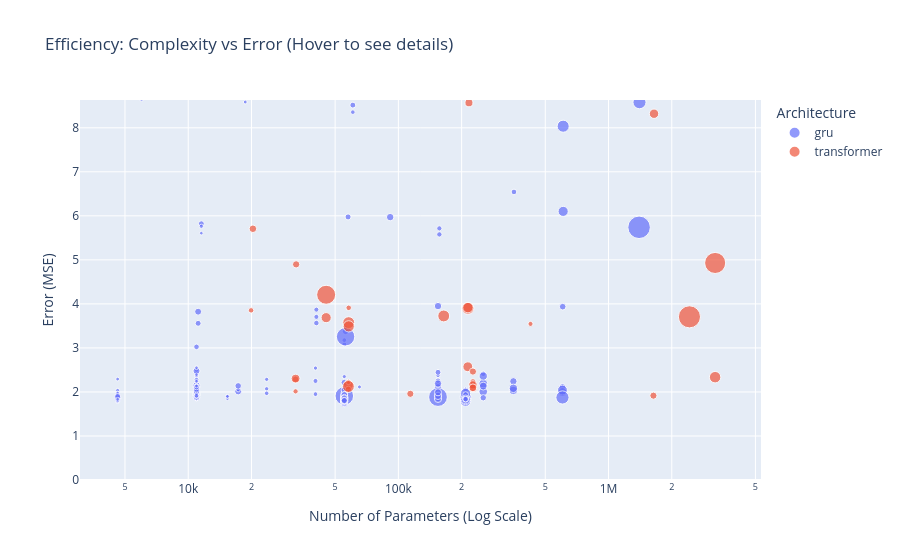
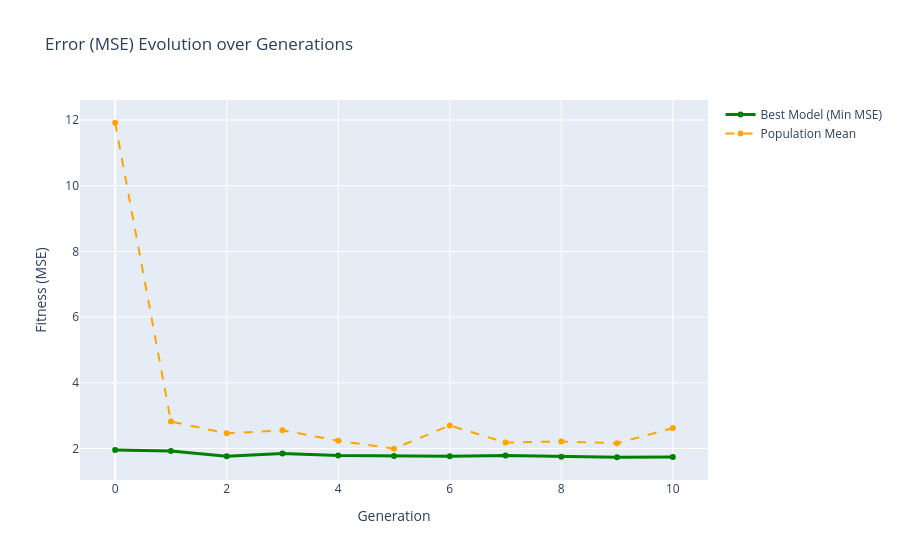
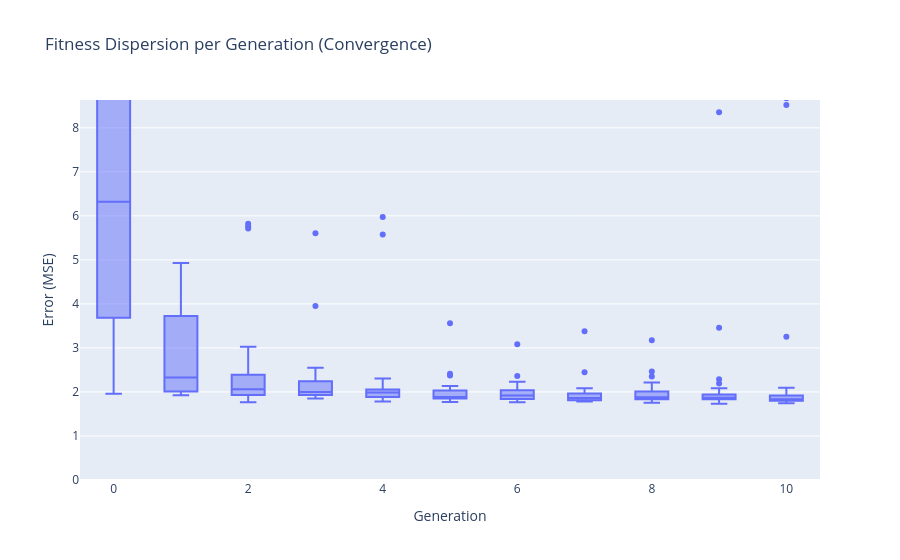
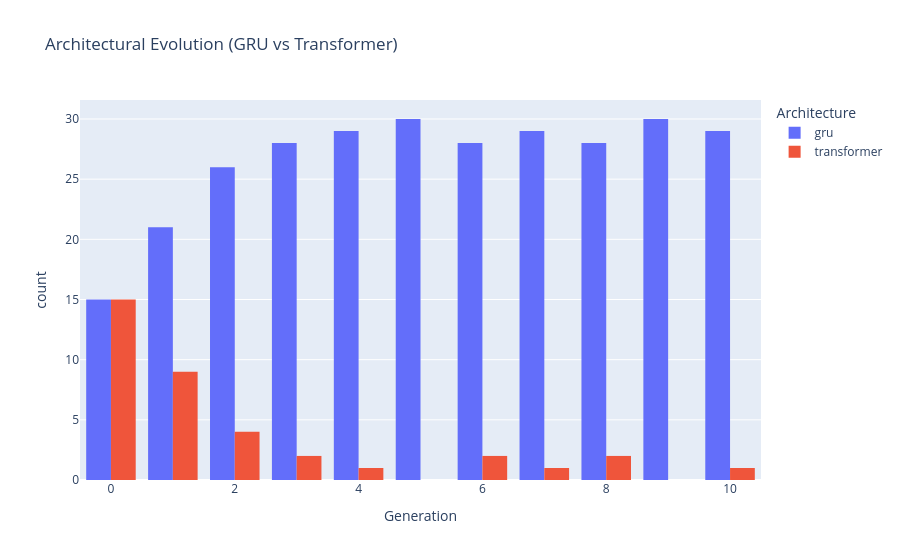

Write notebook code for charts like these, in order.
### Markdown cell above
### 7.6 Analysis of Evolutionary Dynamics & Final Model Convergence

With the evolutionary search concluded, this section analyzes the genetic progression of the population and prepares the best individual for the final evaluation phase.

#### 7.6.1 Visual Profiling of the Evolution
To validate the effectiveness of our evolutionary approach, the data logged during the EA execution was plotted and analyzed across four key dimensions:

- **Fitness Evolution (Error Minimization):** Tracking the Minimum and Mean MSE across generations mathematically proves the success of the algorithm. Initially, Generation 0 exhibited a high average error. However, as the evolutionary loops progressed, both the mean and minimum error lines demonstrated a steep, monotonic decay before stabilizing. This confirms that the genetic operators actively steered the population toward regions of higher predictive accuracy.

- **Population Convergence (Variance Reduction):** By observing the fitness dispersion through boxplots, we identified clear population convergence. The earliest generations displayed massive variance with extreme outliers (randomly initialized architectures). By the final generations, the interquartile range was significantly compressed near the minimum MSE, proving that tournament selection successfully eradicated "weak genes."

- **Architectural Survival (Natural Selection):** The tracking of categorical features revealed a fascinating natural selection process. While Generation 0 was balanced between GRUs and Transformers, the evolutionary pressure quickly favored the GRU models. Within the constrained training environment (limited epochs per evaluation), massive Transformer architectures struggled to converge and often overfitted. Consequently, they were systematically eliminated, leaving the later generations entirely dominated by fast-learning GRUs.
- **Efficiency Trade-off (Complexity vs. Error):** Mapping model complexity against predictive error explicitly proves the core hypothesis of this optimization phase. The scatter visualization delineates a Pareto front where the optimal models cluster in the bottom-left quadrant (low error, low parameter count). A genetically discovered, lightweight network with the correct sequence windowing vastly outperformed massive baseline models, achieving superior accuracy with a fraction of the computational overhead.

#### 7.6.2 Extended Convergence Training of the Champion Model
Having identified the optimal architecture through the analysis above, we extracted the overall best model. However, during the evolutionary search, candidate models were trained for a strictly limited number of epochs. This constraint was a necessary to compute fitness quickly, meaning the best model has not yet reached its true mathematical optimum.

To resolve this, we subjected the optimal architecture to a full-scale training cycle for an extended run. 

- **Achieving True Convergence:** By allowing the network to train for a significantly longer period, the gradient descent algorithm can fully navigate the loss landscape, refining the weights to capture the most subtle temporal dependencies in the Jena Climate dataset.

- **Safeguarding with Early Stopping:** To unlock maximum potential while preventing the risk of overfitting to the training data, this final loop is wrapped with an **Early Stopping** callback. The system continuously monitors the validation MSE; if the network stops improving or begins to memorize noise, the training is preemptively halted, and the best-performing weights are restored.

### Code cell
# Load the data from the specific run folder. Make sure to change the path to the correct species_X folder if you want to analyze a different run.
file_path = 'models/species_4/evolutionary_search_results_1775234113.csv'
df = pd.read_csv(file_path)

# Efficiency 

# Hover over a bubble to see the complete "identity" of the model
fig_scatter = px.scatter(
    df, 
    x='num_params', 
    y='fitness', 
    color='model_type', 
    size='inference_time',
    hover_data=['id', 'generation', 'lookback', 'horizon', 'hidden_size', 'num_layers', 'learning_rate'],
    log_x=True, 
    title='Efficiency: Complexity vs Error (Hover to see details)',
    labels={'num_params': 'Number of Parameters (Log Scale)', 'fitness': 'Error (MSE)', 'model_type': 'Architecture'}
)
# Hide the worst outliers so the chart doesn't get squashed vertically
max_fitness = df['fitness'].quantile(0.95)
fig_scatter.update_yaxes(range=[0, max_fitness])
fig_scatter.show()


# Fitness Evolution

gen_stats = df.groupby('generation')['fitness'].agg(['min', 'mean']).reset_index()
fig_line = go.Figure()
fig_line.add_trace(go.Scatter(x=gen_stats['generation'], y=gen_stats['min'], mode='lines+markers', name='Best Model (Min MSE)', line=dict(color='green', width=3)))
fig_line.add_trace(go.Scatter(x=gen_stats['generation'], y=gen_stats['mean'], mode='lines+markers', name='Population Mean', line=dict(color='orange', width=2, dash='dash')))
fig_line.update_layout(title='Error (MSE) Evolution over Generations', xaxis_title='Generation', yaxis_title='Fitness (MSE)')
fig_line.show()


# Convergence (Boxplot)

fig_box = px.box(
    df, 
    x='generation', 
    y='fitness', 
    title='Fitness Dispersion per Generation (Convergence)',
    labels={'generation': 'Generation', 'fitness': 'Error (MSE)'},
    hover_data=['id'] # Allows seeing the model ID when hovering over outliers
)
fig_box.update_yaxes(range=[0, max_fitness])
fig_box.show()

# Architectural Evolution
fig_bar = px.histogram(
    df, 
    x='generation', 
    color='model_type', 
    barmode='group',
    title='Architectural Evolution (GRU vs Transformer)',
    labels={'generation': 'Generation', 'model_type': 'Architecture'}
)
fig_bar.show()

### Figure 1 — Plotly figure (JSON) as saved in the notebook; plotly's stock layout.template omitted (floating-point values rounded to 4 significant figures; data arrays with more than 128 entries replaced by an {"elided": "..."} marker saying what was removed)
{"data": [{"customdata": {"elided": "293x7 mixed values"}, "hovertemplate": "Architecture=gru<br>Number of Parameters (Log Scale)=%{x}<br>Error (MSE)=%{y}<br>inference_time=%{marker.size}<br>id=%{customdata[0]}<br>generation=%{customdata[1]}<br>lookback=%{customdata[2]}<br>horizon=%{customdata[3]}<br>hidden_size=%{customdata[4]}<br>num_layers=%{customdata[5]}<br>learning_rate=%{customdata[6]}<extra></extra>", "legendgroup": "gru", "marker": {"color": "#636efa", "size": {"elided": "293 float values"}, "sizemode": "area", "sizeref": 0.01138, "symbol": "circle"}, "mode": "markers", "name": "gru", "orientation": "v", "showlegend": true, "type": "scatter", "x": {"elided": "293 int values"}, "xaxis": "x", "y": {"elided": "293 float values"}, "yaxis": "y"}, {"customdata": {"elided": "37x7 mixed values"}, "hovertemplate": "Architecture=transformer<br>Number of Parameters (Log Scale)=%{x}<br>Error (MSE)=%{y}<br>inference_time=%{marker.size}<br>id=%{customdata[0]}<br>generation=%{customdata[1]}<br>lookback=%{customdata[2]}<br>horizon=%{customdata[3]}<br>hidden_size=%{customdata[4]}<br>num_layers=%{customdata[5]}<br>learning_rate=%{customdata[6]}<extra></extra>", "legendgroup": "transformer", "marker": {"color": "#EF553B", "size": [0.2945, 0.8065, 0.7491, 0.4105, 0.5862, 2.228, 0.1734, 0.1481, 0.8217, 0.5039, 0.3282, 0.1747, 0.3658, 1.744, 2.034, 0.6158, 0.3022, 2.053, 0.7182, 0.554, 0.8043, 2.783, 2.532, 0.5404, 0.1635, 0.2288, 0.7964, 0.2916, 0.1601, 0.2483, 0.4428, 0.2223, 0.2472, 0.3355, 0.2984, 0.3995, 0.3371], "sizemode": "area", "sizeref": 0.01138, "symbol": "circle"}, "mode": "markers", "name": "transformer", "orientation": "v", "showlegend": true, "type": "scatter", "x": [113990, 58028, 3215110, 59216, 45324, 3216652, 19916, 425356, 214348, 1646384, 20312, 58028, 216688, 3225904, 3216652, 214348, 32620, 45324, 58028, 213958, 164364, 2426892, 3216652, 57830, 57830, 57830, 57830, 1635590, 32422, 32422, 32422, 226310, 226310, 226310, 226310, 226310, 226310], "xaxis": "x", "y": [1.957, 3.574, 2.335, 9.712, 3.687, 62.09, 3.853, 3.545, 3.9, 8.319, 5.706, 3.911, 8.567, 61.41, 61.73, 3.915, 4.898, 4.208, 3.49, 2.572, 3.726, 3.706, 4.93, 2.16, 2.229, 2.059, 2.125, 1.916, 2.013, 2.287, 2.303, 2.231, 2.107, 2.086, 2.463, 2.159, 2.095], "yaxis": "y"}], "layout": {"legend": {"itemsizing": "constant", "title": {"text": "Architecture"}, "tracegroupgap": 0}, "title": {"text": "Efficiency: Complexity vs Error (Hover to see details)"}, "xaxis": {"anchor": "y", "domain": [0, 1], "title": {"text": "Number of Parameters (Log Scale)"}, "type": "log"}, "yaxis": {"anchor": "x", "domain": [0, 1], "range": [0, 8.631], "title": {"text": "Error (MSE)"}}}}

### Figure 2 — Plotly figure (JSON) as saved in the notebook; plotly's stock layout.template omitted (floating-point values rounded to 4 significant figures)
{"data": [{"line": {"color": "green", "width": 3}, "mode": "lines+markers", "name": "Best Model (Min MSE)", "type": "scatter", "x": [0, 1, 2, 3, 4, 5, 6, 7, 8, 9, 10], "y": [1.957, 1.926, 1.766, 1.849, 1.784, 1.774, 1.764, 1.784, 1.752, 1.734, 1.744]}, {"line": {"color": "orange", "dash": "dash", "width": 2}, "mode": "lines+markers", "name": "Population Mean", "type": "scatter", "x": [0, 1, 2, 3, 4, 5, 6, 7, 8, 9, 10], "y": [11.92, 2.823, 2.462, 2.556, 2.236, 1.996, 2.703, 2.181, 2.215, 2.159, 2.622]}], "layout": {"title": {"text": "Error (MSE) Evolution over Generations"}, "xaxis": {"title": {"text": "Generation"}}, "yaxis": {"title": {"text": "Fitness (MSE)"}}}}

### Figure 3 — Plotly figure (JSON) as saved in the notebook; plotly's stock layout.template omitted (floating-point values rounded to 4 significant figures; data arrays with more than 128 entries replaced by an {"elided": "..."} marker saying what was removed)
{"data": [{"alignmentgroup": "True", "customdata": {"elided": "330x1 str values"}, "hovertemplate": "Generation=%{x}<br>Error (MSE)=%{y}<br>id=%{customdata[0]}<extra></extra>", "legendgroup": "", "marker": {"color": "#636efa"}, "name": "", "notched": false, "offsetgroup": "", "orientation": "v", "showlegend": false, "type": "box", "x": {"elided": "330 int values"}, "x0": " ", "xaxis": "x", "y": {"elided": "330 float values"}, "y0": " ", "yaxis": "y"}], "layout": {"boxmode": "group", "legend": {"tracegroupgap": 0}, "title": {"text": "Fitness Dispersion per Generation (Convergence)"}, "xaxis": {"anchor": "y", "domain": [0, 1], "title": {"text": "Generation"}}, "yaxis": {"anchor": "x", "domain": [0, 1], "range": [0, 8.631], "title": {"text": "Error (MSE)"}}}}

### Figure 4 — Plotly figure (JSON) as saved in the notebook; plotly's stock layout.template omitted (floating-point values rounded to 4 significant figures; data arrays with more than 128 entries replaced by an {"elided": "..."} marker saying what was removed)
{"data": [{"alignmentgroup": "True", "bingroup": "x", "hovertemplate": "Architecture=gru<br>Generation=%{x}<br>count=%{y}<extra></extra>", "legendgroup": "gru", "marker": {"color": "#636efa", "pattern": {"shape": ""}}, "name": "gru", "offsetgroup": "gru", "orientation": "v", "showlegend": true, "type": "histogram", "x": {"elided": "293 int values"}, "xaxis": "x", "yaxis": "y"}, {"alignmentgroup": "True", "bingroup": "x", "hovertemplate": "Architecture=transformer<br>Generation=%{x}<br>count=%{y}<extra></extra>", "legendgroup": "transformer", "marker": {"color": "#EF553B", "pattern": {"shape": ""}}, "name": "transformer", "offsetgroup": "transformer", "orientation": "v", "showlegend": true, "type": "histogram", "x": [0, 0, 0, 0, 0, 0, 0, 0, 0, 0, 0, 0, 0, 0, 0, 1, 1, 1, 1, 1, 1, 1, 1, 1, 2, 2, 2, 2, 3, 3, 4, 6, 6, 7, 8, 8, 10], "xaxis": "x", "yaxis": "y"}], "layout": {"barmode": "group", "legend": {"title": {"text": "Architecture"}, "tracegroupgap": 0}, "title": {"text": "Architectural Evolution (GRU vs Transformer)"}, "xaxis": {"anchor": "y", "domain": [0, 1], "title": {"text": "Generation"}}, "yaxis": {"anchor": "x", "domain": [0, 1], "title": {"text": "count"}}}}
